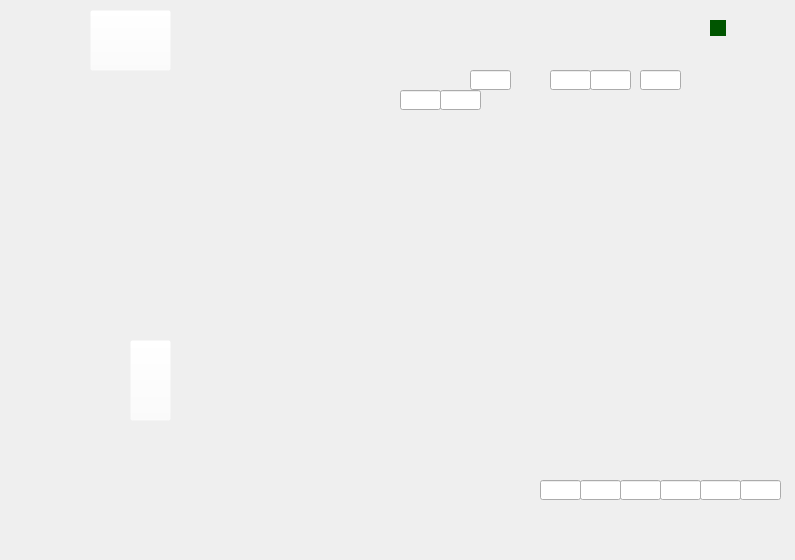
<?xml version="1.0" encoding="UTF-8"?>
<ui version="4.0">
 <class>MainWindow</class>
 <widget class="QMainWindow" name="MainWindow">
  <property name="enabled">
   <bool>true</bool>
  </property>
  <property name="geometry">
   <rect>
    <x>0</x>
    <y>0</y>
    <width>795</width>
    <height>560</height>
   </rect>
  </property>
  <property name="sizePolicy">
   <sizepolicy hsizetype="Fixed" vsizetype="Fixed">
    <horstretch>0</horstretch>
    <verstretch>0</verstretch>
   </sizepolicy>
  </property>
  <property name="minimumSize">
   <size>
    <width>795</width>
    <height>560</height>
   </size>
  </property>
  <property name="maximumSize">
   <size>
    <width>795</width>
    <height>560</height>
   </size>
  </property>
  <property name="windowTitle">
   <string>Arduino</string>
  </property>
  <property name="styleSheet">
   <string notr="true">#centralWidget { background-image: url(:/images/background.png);}</string>
  </property>
  <widget class="QWidget" name="centralWidget">
   <widget class="ClickableLabel" name="label">
    <property name="geometry">
     <rect>
      <x>730</x>
      <y>20</y>
      <width>16</width>
      <height>16</height>
     </rect>
    </property>
    <property name="text">
     <string/>
    </property>
    <property name="digital" stdset="0">
     <string>0</string>
    </property>
   </widget>
   <widget class="ClickableLabel" name="label_2">
    <property name="geometry">
     <rect>
      <x>710</x>
      <y>20</y>
      <width>16</width>
      <height>16</height>
     </rect>
    </property>
    <property name="styleSheet">
     <string notr="true">background-color: rgb(0, 85, 0);
color: rgb(0, 85, 0);</string>
    </property>
    <property name="text">
     <string/>
    </property>
    <property name="digital" stdset="0">
     <string>1</string>
    </property>
   </widget>
   <widget class="ClickableLabel" name="label_3">
    <property name="geometry">
     <rect>
      <x>680</x>
      <y>20</y>
      <width>16</width>
      <height>16</height>
     </rect>
    </property>
    <property name="text">
     <string/>
    </property>
    <property name="digital" stdset="0">
     <string>2</string>
    </property>
   </widget>
   <widget class="ClickableLabel" name="label_4">
    <property name="geometry">
     <rect>
      <x>650</x>
      <y>20</y>
      <width>16</width>
      <height>16</height>
     </rect>
    </property>
    <property name="text">
     <string/>
    </property>
    <property name="digital" stdset="0">
     <string>3</string>
    </property>
   </widget>
   <widget class="ClickableLabel" name="label_5">
    <property name="geometry">
     <rect>
      <x>620</x>
      <y>20</y>
      <width>16</width>
      <height>16</height>
     </rect>
    </property>
    <property name="text">
     <string/>
    </property>
    <property name="digital" stdset="0">
     <string>4</string>
    </property>
   </widget>
   <widget class="ClickableLabel" name="label_6">
    <property name="geometry">
     <rect>
      <x>600</x>
      <y>20</y>
      <width>16</width>
      <height>16</height>
     </rect>
    </property>
    <property name="text">
     <string/>
    </property>
    <property name="digital" stdset="0">
     <string>5</string>
    </property>
   </widget>
   <widget class="ClickableLabel" name="label_7">
    <property name="geometry">
     <rect>
      <x>570</x>
      <y>20</y>
      <width>16</width>
      <height>16</height>
     </rect>
    </property>
    <property name="text">
     <string/>
    </property>
    <property name="digital" stdset="0">
     <string>6</string>
    </property>
   </widget>
   <widget class="ClickableLabel" name="label_8">
    <property name="geometry">
     <rect>
      <x>540</x>
      <y>20</y>
      <width>16</width>
      <height>16</height>
     </rect>
    </property>
    <property name="text">
     <string/>
    </property>
    <property name="digital" stdset="0">
     <string>7</string>
    </property>
   </widget>
   <widget class="ClickableLabel" name="label_9">
    <property name="geometry">
     <rect>
      <x>500</x>
      <y>20</y>
      <width>16</width>
      <height>16</height>
     </rect>
    </property>
    <property name="text">
     <string/>
    </property>
    <property name="digital" stdset="0">
     <string>8</string>
    </property>
   </widget>
   <widget class="ClickableLabel" name="label_10">
    <property name="geometry">
     <rect>
      <x>470</x>
      <y>20</y>
      <width>16</width>
      <height>16</height>
     </rect>
    </property>
    <property name="text">
     <string/>
    </property>
    <property name="digital" stdset="0">
     <string>9</string>
    </property>
   </widget>
   <widget class="ClickableLabel" name="label_11">
    <property name="geometry">
     <rect>
      <x>450</x>
      <y>20</y>
      <width>16</width>
      <height>16</height>
     </rect>
    </property>
    <property name="text">
     <string/>
    </property>
    <property name="digital" stdset="0">
     <string>10</string>
    </property>
   </widget>
   <widget class="ClickableLabel" name="label_12">
    <property name="geometry">
     <rect>
      <x>420</x>
      <y>20</y>
      <width>16</width>
      <height>16</height>
     </rect>
    </property>
    <property name="text">
     <string/>
    </property>
    <property name="digital" stdset="0">
     <string>11</string>
    </property>
   </widget>
   <widget class="ClickableLabel" name="label_13">
    <property name="geometry">
     <rect>
      <x>390</x>
      <y>20</y>
      <width>16</width>
      <height>16</height>
     </rect>
    </property>
    <property name="text">
     <string/>
    </property>
    <property name="digital" stdset="0">
     <string>12</string>
    </property>
   </widget>
   <widget class="ClickableLabel" name="label_14">
    <property name="geometry">
     <rect>
      <x>370</x>
      <y>20</y>
      <width>16</width>
      <height>16</height>
     </rect>
    </property>
    <property name="text">
     <string/>
    </property>
    <property name="digital" stdset="0">
     <string>13</string>
    </property>
   </widget>
   <widget class="ClickableLabel" name="label_15">
    <property name="geometry">
     <rect>
      <x>600</x>
      <y>530</y>
      <width>16</width>
      <height>16</height>
     </rect>
    </property>
    <property name="text">
     <string/>
    </property>
    <property name="digital" stdset="0">
     <string>14</string>
    </property>
   </widget>
   <widget class="ClickableLabel" name="label_16">
    <property name="geometry">
     <rect>
      <x>620</x>
      <y>530</y>
      <width>16</width>
      <height>16</height>
     </rect>
    </property>
    <property name="text">
     <string/>
    </property>
    <property name="digital" stdset="0">
     <string>15</string>
    </property>
   </widget>
   <widget class="ClickableLabel" name="label_17">
    <property name="geometry">
     <rect>
      <x>650</x>
      <y>530</y>
      <width>16</width>
      <height>16</height>
     </rect>
    </property>
    <property name="text">
     <string/>
    </property>
    <property name="digital" stdset="0">
     <string>16</string>
    </property>
   </widget>
   <widget class="ClickableLabel" name="label_18">
    <property name="geometry">
     <rect>
      <x>680</x>
      <y>530</y>
      <width>16</width>
      <height>16</height>
     </rect>
    </property>
    <property name="text">
     <string/>
    </property>
    <property name="digital" stdset="0">
     <string>17</string>
    </property>
   </widget>
   <widget class="ClickableLabel" name="label_19">
    <property name="geometry">
     <rect>
      <x>710</x>
      <y>530</y>
      <width>16</width>
      <height>16</height>
     </rect>
    </property>
    <property name="text">
     <string/>
    </property>
    <property name="digital" stdset="0">
     <string>18</string>
    </property>
   </widget>
   <widget class="ClickableLabel" name="label_20">
    <property name="geometry">
     <rect>
      <x>730</x>
      <y>530</y>
      <width>16</width>
      <height>16</height>
     </rect>
    </property>
    <property name="text">
     <string/>
    </property>
    <property name="digital" stdset="0">
     <string>19</string>
    </property>
   </widget>
   <widget class="QPushButton" name="pushButton">
    <property name="geometry">
     <rect>
      <x>90</x>
      <y>10</y>
      <width>81</width>
      <height>61</height>
     </rect>
    </property>
    <property name="styleSheet">
     <string notr="true">background: rgba(255,255,255,0);</string>
    </property>
    <property name="text">
     <string/>
    </property>
   </widget>
   <widget class="ClickableLineEdit" name="lineEdit">
    <property name="enabled">
     <bool>true</bool>
    </property>
    <property name="geometry">
     <rect>
      <x>640</x>
      <y>70</y>
      <width>41</width>
      <height>20</height>
     </rect>
    </property>
    <property name="dragEnabled">
     <bool>false</bool>
    </property>
    <property name="readOnly">
     <bool>true</bool>
    </property>
    <property name="analog" stdset="0">
     <string>3</string>
    </property>
   </widget>
   <widget class="ClickableLineEdit" name="lineEdit_2">
    <property name="geometry">
     <rect>
      <x>590</x>
      <y>70</y>
      <width>41</width>
      <height>20</height>
     </rect>
    </property>
    <property name="readOnly">
     <bool>true</bool>
    </property>
    <property name="analog" stdset="0">
     <string>5</string>
    </property>
   </widget>
   <widget class="ClickableLineEdit" name="lineEdit_3">
    <property name="geometry">
     <rect>
      <x>550</x>
      <y>70</y>
      <width>41</width>
      <height>20</height>
     </rect>
    </property>
    <property name="readOnly">
     <bool>true</bool>
    </property>
    <property name="analog" stdset="0">
     <string>6</string>
    </property>
   </widget>
   <widget class="ClickableLineEdit" name="lineEdit_4">
    <property name="geometry">
     <rect>
      <x>470</x>
      <y>70</y>
      <width>41</width>
      <height>20</height>
     </rect>
    </property>
    <property name="readOnly">
     <bool>true</bool>
    </property>
    <property name="analog" stdset="0">
     <string>9</string>
    </property>
   </widget>
   <widget class="ClickableLineEdit" name="lineEdit_5">
    <property name="geometry">
     <rect>
      <x>440</x>
      <y>90</y>
      <width>41</width>
      <height>20</height>
     </rect>
    </property>
    <property name="readOnly">
     <bool>true</bool>
    </property>
    <property name="analog" stdset="0">
     <string>10</string>
    </property>
   </widget>
   <widget class="ClickableLineEdit" name="lineEdit_6">
    <property name="geometry">
     <rect>
      <x>400</x>
      <y>90</y>
      <width>41</width>
      <height>20</height>
     </rect>
    </property>
    <property name="readOnly">
     <bool>true</bool>
    </property>
    <property name="analog" stdset="0">
     <string>11</string>
    </property>
   </widget>
   <widget class="ClickableLineEdit" name="lineEdit_7">
    <property name="geometry">
     <rect>
      <x>540</x>
      <y>480</y>
      <width>41</width>
      <height>20</height>
     </rect>
    </property>
    <property name="readOnly">
     <bool>true</bool>
    </property>
    <property name="analog" stdset="0">
     <string>14</string>
    </property>
   </widget>
   <widget class="ClickableLineEdit" name="lineEdit_8">
    <property name="geometry">
     <rect>
      <x>580</x>
      <y>480</y>
      <width>41</width>
      <height>20</height>
     </rect>
    </property>
    <property name="readOnly">
     <bool>true</bool>
    </property>
    <property name="analog" stdset="0">
     <string>15</string>
    </property>
   </widget>
   <widget class="ClickableLineEdit" name="lineEdit_9">
    <property name="geometry">
     <rect>
      <x>620</x>
      <y>480</y>
      <width>41</width>
      <height>20</height>
     </rect>
    </property>
    <property name="readOnly">
     <bool>true</bool>
    </property>
    <property name="analog" stdset="0">
     <string>16</string>
    </property>
   </widget>
   <widget class="ClickableLineEdit" name="lineEdit_10">
    <property name="geometry">
     <rect>
      <x>660</x>
      <y>480</y>
      <width>41</width>
      <height>20</height>
     </rect>
    </property>
    <property name="readOnly">
     <bool>true</bool>
    </property>
    <property name="analog" stdset="0">
     <string>17</string>
    </property>
   </widget>
   <widget class="ClickableLineEdit" name="lineEdit_11">
    <property name="geometry">
     <rect>
      <x>700</x>
      <y>480</y>
      <width>41</width>
      <height>20</height>
     </rect>
    </property>
    <property name="readOnly">
     <bool>true</bool>
    </property>
    <property name="analog" stdset="0">
     <string>18</string>
    </property>
   </widget>
   <widget class="ClickableLineEdit" name="lineEdit_12">
    <property name="geometry">
     <rect>
      <x>740</x>
      <y>480</y>
      <width>41</width>
      <height>20</height>
     </rect>
    </property>
    <property name="readOnly">
     <bool>true</bool>
    </property>
    <property name="analog" stdset="0">
     <string>19</string>
    </property>
   </widget>
   <widget class="QPushButton" name="pushButton_2">
    <property name="geometry">
     <rect>
      <x>130</x>
      <y>340</y>
      <width>41</width>
      <height>81</height>
     </rect>
    </property>
    <property name="styleSheet">
     <string notr="true">background: rgba(255,255,255,0);</string>
    </property>
    <property name="text">
     <string/>
    </property>
   </widget>
   <zorder>label_5</zorder>
   <zorder>label_11</zorder>
   <zorder>label_9</zorder>
   <zorder>label_8</zorder>
   <zorder>label_7</zorder>
   <zorder>label_17</zorder>
   <zorder>label_13</zorder>
   <zorder>label_4</zorder>
   <zorder>label_3</zorder>
   <zorder>label_12</zorder>
   <zorder>label_20</zorder>
   <zorder>label_10</zorder>
   <zorder>label_2</zorder>
   <zorder>label_15</zorder>
   <zorder>label_18</zorder>
   <zorder>label_16</zorder>
   <zorder>label_19</zorder>
   <zorder>label_6</zorder>
   <zorder>label_14</zorder>
   <zorder>label</zorder>
   <zorder>pushButton</zorder>
   <zorder>lineEdit</zorder>
   <zorder>lineEdit_2</zorder>
   <zorder>lineEdit_3</zorder>
   <zorder>lineEdit_4</zorder>
   <zorder>lineEdit_5</zorder>
   <zorder>lineEdit_6</zorder>
   <zorder>lineEdit_7</zorder>
   <zorder>lineEdit_8</zorder>
   <zorder>lineEdit_9</zorder>
   <zorder>lineEdit_10</zorder>
   <zorder>lineEdit_11</zorder>
   <zorder>lineEdit_12</zorder>
   <zorder>pushButton_2</zorder>
  </widget>
 </widget>
 <layoutdefault spacing="6" margin="11"/>
 <customwidgets>
  <customwidget>
   <class>ClickableLabel</class>
   <extends>QLabel</extends>
   <header>clickablelabel.h</header>
  </customwidget>
  <customwidget>
   <class>ClickableLineEdit</class>
   <extends>QLineEdit</extends>
   <header location="global">clickablelineedit.h</header>
  </customwidget>
 </customwidgets>
 <resources/>
 <connections/>
</ui>
